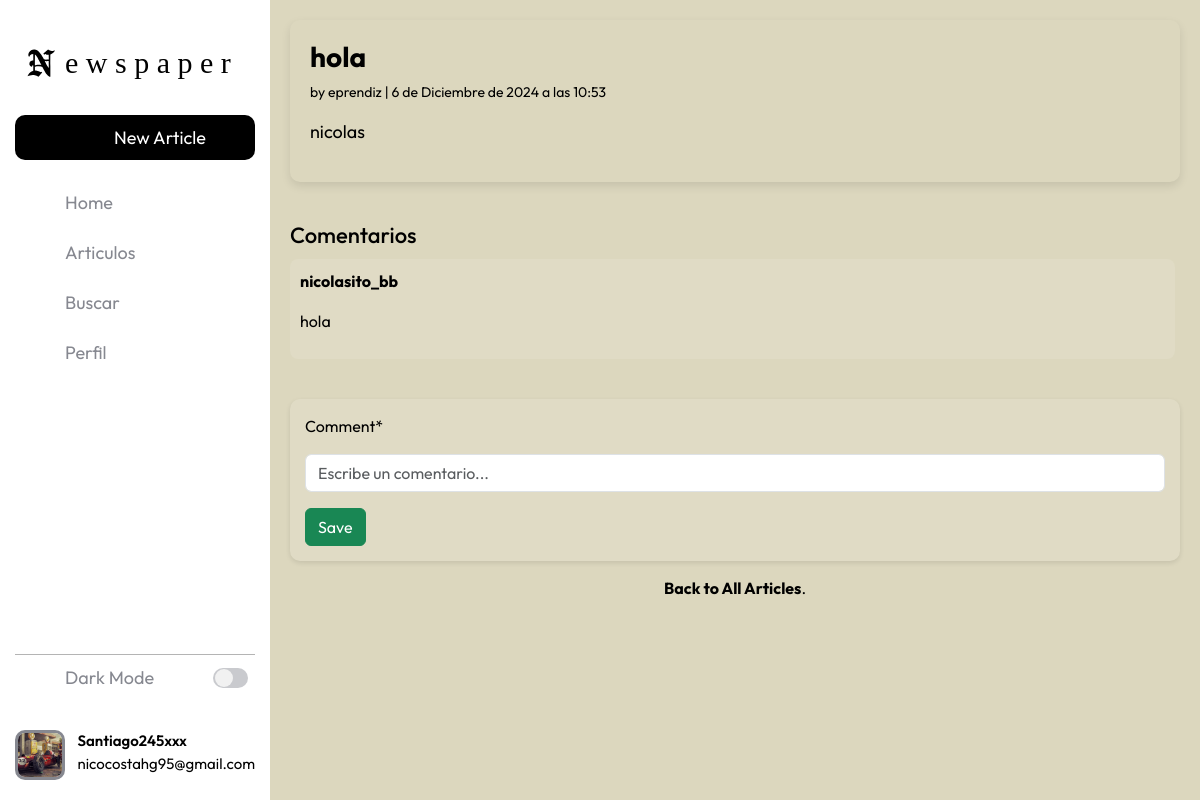
/articles/8/ (signed in), run on the app's committed database.
### accounts/models.py (models this page shows, shortened)
class CustomUser(AbstractUser):
    age = models.PositiveIntegerField(null=True, blank=True)

class Profile(models.Model):
    user = models.OneToOneField(settings.AUTH_USER_MODEL, on_delete=models.CASCADE)
    profile_picture = models.ImageField(upload_to='profile_pics/', default='default.jpg')
    followers = models.ManyToManyField(settings.AUTH_USER_MODEL, related_name="followers", blank=True)

### articles/models.py (models this page shows, shortened)
class Article(models.Model):
    title = models.CharField(max_length=255)
    body = models.TextField()
    date = models.DateTimeField(auto_now_add=True)
    author = models.ForeignKey(
        settings.AUTH_USER_MODEL,
        on_delete=models.CASCADE,
    )
    image = models.ImageField(upload_to='article_images/', blank=True, null=True)

class Comment(models.Model):
    article = models.ForeignKey(Article, on_delete=models.CASCADE,)
    comment = models.CharField(max_length=140)
    author = models.ForeignKey(settings.AUTH_USER_MODEL, on_delete=models.CASCADE,)
    def __str__(self):
        return self.comment

### articles/views.py (the view, shortened to what this page needs)
class ArticleDetailView(LoginRequiredMixin,View):
    def get(self,request,*args, **kwargs):
        view = CommentGet.as_view()
        return view(request,*args, **kwargs)

### articles/forms.py
class CommentForm(forms.ModelForm):
    class Meta:
        model = Comment
        fields = ("comment",)
    comment = forms.CharField(
        widget=forms.TextInput(attrs={'class': 'new-comment custom-form-control mt-2', 'placeholder': 'Escribe un comentario...'})
    )

### articles/views.py (called while the page is built)
    def get_context_data(self, **kwargs):
        context= super().get_context_data(**kwargs)
        context['form'] = CommentForm()
        return context

### templates/article_detail.html (shortened to what this page needs)
{% extends "base.html" %}
{% load crispy_forms_tags %}
{% block content %}
<div class="article-entry">
    <h2 class="article-title">{{ object.title }}</h2>
    <p class="article-meta">by {{ object.author }} | {{ object.date }}</p>
    <p class="article-content">{{ article.body }}</p>
</div>
<h4 class="comment-section-title">Comentarios</h4>
<div class="comment-list">
    {% for comment in article.comment_set.all %}
        <div class="comment fade-in">
            <p class="comment-author">{{ comment.author }}</p>
            <p class="comment-text">{{ comment }}</p>
        </div>
    {% empty %}
        <p class="no-comments">No comments yet. Be the first to comment!</p>
    {% endfor %}
</div>
<form action="" method="post" class="comment-form">
    {{ form|crispy }}
    <button class="btn btn-success ml-2" type="submit">Save</button>
</form>
<p class="back-link">Back to <a href="{% url 'article_list' %}">All Articles</a>.</p>
{% endblock content %}

### templates/base.html (shortened to what this page needs)
<!DOCTYPE html>
{% load static %}
<html lang="en">
    <head>
        <link rel="stylesheet" href="{% static 'css/base.css' %}">
        <link rel="stylesheet" href="{% static 'css/article_list.css' %}">
        <link rel="stylesheet" href="{% static 'css/update_profile_picture.css' %}">
        <link rel="stylesheet" href="{% static 'css/article_edit.css' %}">
        <link rel="stylesheet" href="{% static 'css/profile.css' %}">
        <link rel="stylesheet" href="{% static 'css/home.css' %}">
        <link rel="stylesheet" href="{% static 'css/detail.css' %}">
        <link rel="stylesheet" href="{% static 'css/comment_edit.css' %}">
        <link rel="stylesheet" href="{% static 'css/article_new.css' %}">
        <link rel="stylesheet" href="{% static 'css/password_change.css' %}">
        <link rel="stylesheet" href="{% static 'css/password_change_successful.css' %}">
        <link rel="stylesheet" href="{% static 'css/login.css' %}">
        <link rel="stylesheet" href="{% static 'css/signup.css' %}">
        <link rel="stylesheet" href="{% static 'css/delete_article.css' %}">
        {% load bootstrap5 %}
        {% bootstrap_css %}
    </head>
    <body>
        <div class="barra-lateral">
            <div>
                <div class="nombre-pagina">
                    <span>e w s p a p e r</span>
                </div>
                    <a class="boton" href="{% url 'article_new' %}">
                        <span>New Article</span>
                    </a>
            </div>
            <nav class="navegacion">
                <ul>
                    <li>
                        <a href="{% url 'home' %}">
                            <span>Home</span>
                        </a>
                    </li>
                    {% if user.is_authenticated %}
                    <li>
                        <a href="{% url 'article_list' %}">
                            <span>Articulos</span>
                        </a>
                    </li>
                    <li>
                        <a href="#" id="search-link">
                            <span>Buscar</span>
                        </a>
                    </li>
                    <li>
                        <a href="{% url 'profile' username=user.username %}">
                            <span>Perfil</span>
                        </a>
                    </li>
                    {% endif %}
                </ul>
            </nav>
            <div>
                <div class="linea"></div>
                <div class="modo-oscuro">
                    <div class="info">
                        <span>Dark Mode</span>
                    </div>
                    <div class="switch">
                        <div class="base">
                            <div class="circulo">
                            </div>
                        </div>
                    </div>
                </div>
                {% if user.is_authenticated %}
                    <a href="{% url 'profile' username=user.username %}" class="usuario">
                        {% if user.profile.profile_picture %}
                            <img src="{{ user.profile.profile_picture.url }}" alt="Foto de perfil" width="100">
                        {% else %}
                            <img src="/media/profile_pics/default.jpg" alt="Foto de perfil predeterminada" width="100">
                        {% endif %}
                        <div class="info-usuario">
                            <div class="nombre-email">
                                <span class="nombre">{{ user.username }}</span>
                                <span class="email">{{ user.email }}</span>
                            </div>
                        </div>
                    <a>
                {% endif %}
            </div>
        </div>
        <main>
            <section class="contenido">
                {% block content %}
                {% endblock content %}
            </section>
        </main>
    </body>
</html>

### static/css/base.css (style rules this page uses)
:root { --color-de-fondo: rgb(220, 215, 190, 1); --color-de-contenido: rgb(220, 215, 190, 1); --color-barra-lateral: rgb(255,255,255); --color-texto: rgb(0,0,0); --color-texto-menu: rgb(134,136,144); --color-menu-hover:rgb(238,238,238); --color-menu-hover-texto:rgb(0,0,0); --color-boton: rgb(0,0,0); --color-boton-texto:rgb(255,255,255); --color-linea: rgb(180, 180, 180); --color-switch-base: rgb(201,202,206); --color-switch-circulo: rgb(241,241,241); --color-scroll: rgb(192,192,192); --color-scroll-hover: rgb(134,134,134); --color-serch-input: rgb(255,255,255 ) ; --color-serch-lupa: rgb(0,0,0); --color-serch-x: rgba(2, 2, 2, 0); --color-serch-x-hover: rgba(201, 201, 204, 0.525); --color-serch-icon-x-hover: rgba(255,255,255); --color-card-header: rgba(249, 246, 246, 0.929); --color-card-comentarios: rgba(255, 255, 255, 0.93); --color-boton-verdadero: rgb(10, 198, 98); }
* { margin: 0; padding: 0; box-sizing: border-box; font-family: "Outfit", serif; }
body { height: 100%; width:100%; }
.barra-lateral { position: fixed; display: flex; flex-direction: column; justify-content: flex-start; z-index: 50; height: 100%; overflow: hidden; width: 270px; padding: 20px 15px; background-color: var(--color-barra-lateral); transition: width 0.5s ease, background-color 0.5s ease, left 0.5s ease; }
.barra-lateral span { font-size: 18px; opacity: 1; text-wrap: nowrap; transition: opacity 0.5s ease,width 0.5s ease; }
.barra-lateral .nombre-pagina span { font-family: "English Towne", serif; font-size: 30px; text-wrap: nowrap; margin-left: 0px; }
.barra-lateral .nombre-pagina { width: 100%; height:45px; color: var(--color-texto); margin-top: 20px; margin-bottom: 30px; display:flex; align-items: center; }
#cloud { min-width: 50px; width: 50px; height: 40px; cursor: pointer; color: var(--color-texto); }
.barra-lateral .boton { width: 100%; height: 45px; margin-bottom: 20px; display: flex; align-items: center; justify-content: center; border: none; border-radius: 10px; text-decoration: none; background-color: var(--color-boton); color: var(--color-boton-texto); cursor: pointer; }
.barra-lateral .navegacion { height: 100%; overflow-y: auto; overflow-x: hidden; }
.barra-lateral .navegacion ul { margin: 0; padding: 0; }
.barra-lateral .navegacion li { list-style: none; display: flex; margin-bottom: 5px; }
.barra-lateral .navegacion a { width: 100%; height: 45px; display: flex; align-items: center; text-decoration: none; border-radius: 10px; color: var(--color-texto-menu); }
.barra-lateral .linea { width: 100%; height: 1px; background-color: var(--color-linea); }
.barra-lateral .modo-oscuro { width: 100%; border-radius: 10px; display: flex; justify-content: space-between; margin-bottom: 30px; }
.barra-lateral .modo-oscuro .info { width: 150px; height: 45px; overflow: hidden; display: flex; align-items: center; color: var(--color-texto-menu); }
.barra-lateral .switch { display: flex; align-items: center; justify-content: center; min-width: 50px; height: 45px; cursor: pointer; }
.barra-lateral .modo-oscuro .base { position: relative; display: flex; align-items: center; width: 35px; height: 20px; background-color: var(--color-switch-base); border-radius: 50px; }
.barra-lateral .modo-oscuro .circulo { position: absolute; width: 18px; height: 90%; background-color: var(--color-switch-circulo); border-radius: 50%; left: 2px; transition: left 0.5s ease; }
.barra-lateral .usuario { width: 100%; display: flex; text-decoration: none; }
.barra-lateral .usuario img { border: 3px solid var(--color-texto-menu); width: 50px; height: 50px; min-width: 50px; border-radius: 10px; object-fit: cover; margin-right: 10px; }
.barra-lateral .usuario .info-usuario { width: 100%; display: flex; align-items: center; justify-content: space-between; color: var(--color-texto); overflow: hidden; flex-direction: column; }
.barra-lateral .usuario .nombre-email { width: 100%; display: flex; flex-direction: column; margin-left: 5px; }
.barra-lateral .usuario .nombre { font-size: 15px; font-weight: 600; }
.barra-lateral .usuario .email { font-size: 15px; }
main { margin-left: 270px; padding: 20px; transition: margin-left 0.5s ease; position: relative; background-color: var(--color-de-fondo); min-height: 100vh; box-sizing: border-box; }
.contenido { transition: margin-top 0.3s ease-in-out; background-color: var(--color-de-contenido); justify-content: flex-start; display: flex; flex-direction: column; }

### data on the page
CustomUser: profile.profile_picture (picture), username "Santiago245xxx", email "nicocostahg95@gmail.com"
Article: title "hola", author "eprendiz", date "6 de Diciembre de 2024 a las 10:53", body "nicolas"
Comment: author "nicolasito_bb", comment "hola"
